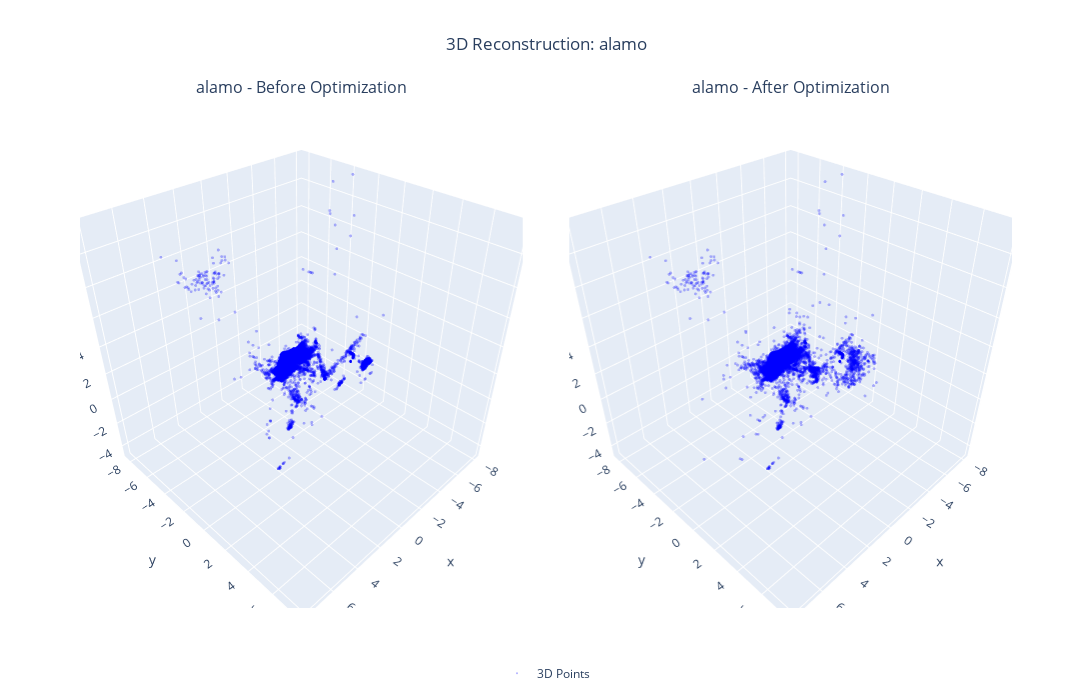

Notebook code for this chart:
### Code cell
check_memory_status()
run_single_dataset(0, verbose=True, use_bundler_camera=False,
                   lambda_initial=100.0,      # Very conservative start
                   lambda_upper_bound=1e15)        # More iterations
force_cleanup()

### Figure 1 — Plotly figure (JSON) as saved in the notebook; plotly's stock layout.template omitted (floating-point values rounded to 4 significant figures; data arrays with more than 128 entries replaced by an {"elided": "..."} marker saying what was removed)
{"data": [{"marker": {"color": "blue", "opacity": 0.3, "size": 1}, "mode": "markers", "name": "3D Points", "scene": "scene", "showlegend": true, "type": "scatter3d", "x": {"elided": "10000 float values"}, "y": {"elided": "10000 float values"}, "z": {"elided": "10000 float values"}}, {"marker": {"color": "blue", "opacity": 0.3, "size": 1}, "mode": "markers", "name": "3D Points", "scene": "scene2", "showlegend": false, "type": "scatter3d", "x": {"elided": "10000 float values"}, "y": {"elided": "10000 float values"}, "z": {"elided": "10000 float values"}}], "layout": {"annotations": [{"font": {"size": 16}, "showarrow": false, "text": "alamo - Before Optimization", "x": 0.2375, "xanchor": "center", "xref": "paper", "y": 1, "yanchor": "bottom", "yref": "paper"}, {"font": {"size": 16}, "showarrow": false, "text": "alamo - After Optimization", "x": 0.7625, "xanchor": "center", "xref": "paper", "y": 1, "yanchor": "bottom", "yref": "paper"}], "height": 700, "legend": {"orientation": "h", "x": 0.5, "xanchor": "center", "y": -0.1}, "scene": {"aspectmode": "cube", "domain": {"x": [0, 0.475], "y": [0, 1]}, "xaxis": {"range": [-8.481, 8.413]}, "yaxis": {"range": [-8.725, 8.168]}, "zaxis": {"range": [-4.959, 11.93]}}, "scene2": {"aspectmode": "cube", "domain": {"x": [0.525, 1], "y": [0, 1]}, "xaxis": {"range": [-8.481, 8.413]}, "yaxis": {"range": [-8.725, 8.168]}, "zaxis": {"range": [-4.959, 11.93]}}, "showlegend": true, "title": {"text": "3D Reconstruction: alamo", "x": 0.5}, "width": 1400}}
